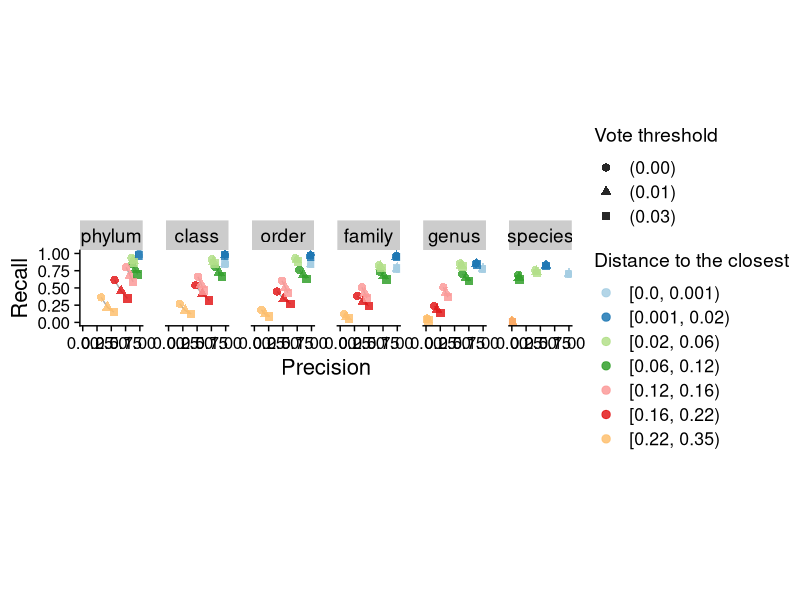

Recreate this plot in R. (Note: this script raises an error after producing the figure.)
require(ggplot2)
require(readr)
require(cowplot)
require(dplyr)

scores_cc <- read_csv("../results/summary_scores_c.csv")
scores_cc <- scores_cc %>%
  filter(Taxonomic_Rank != "superkingdom") %>%
  mutate(Distance_to_closest = factor(Distance_to_closest, levels = unique(Distance_to_closest)))

scores_cc$Taxonomic_Rank <- factor(
  scores_cc$Taxonomic_Rank,
  levels = c("phylum", "class", "order", "family", "genus", "species")
)

ggplot(scores_cc, aes(x = Precision, y = Recall, color = Distance_to_closest, shape = Method, group = Method)) +
  facet_wrap(vars(Taxonomic_Rank)) +
  facet_wrap(vars(Taxonomic_Rank), nrow = 1) +
  geom_path(aes(group = Distance_to_closest), color = "darkgray") +
  geom_point(aes(group = Method), size = 2.5, alpha = 0.85) +
  labs(shape = "Vote threshold", colour = "Distance to the closest", x = "Precision", y = "Recall") +
  scale_colour_brewer(palette = "Paired") +
  theme_cowplot(font_size = 16) +
  theme(legend.text = element_text(size = 12.75), legend.title = element_text(size = 14)) +
  theme(axis.text.y = element_text(size = 12.25), axis.text.x = element_text(size = 12.25)) +
  theme(aspect.ratio = 1.2, panel.spacing.x = unit(1.15, "lines"))
ggsave2("../figures/vote_threshold_comparison-2.pdf", , width = 15, height = 3.7)

ggplot(scores_cc, aes(x = Distance_to_closest, y = F1, shape = Method)) +
  facet_wrap(vars(Taxonomic_Rank), nrow = 1) +
  geom_line(aes(group = Method, linetype = Method, color = Method)) +
  geom_point(size = 1.75, alpha = 0.85, aes(shape = Method, color = Method)) +
  labs(color = "Vote threshold", shape = "Vote threshold", linetype = "Vote threshold", x = "Distance to the closest", y = "F1") +
  scale_colour_brewer(palette = "Set1") +
  scale_linetype_manual(values = c("22", "32", "42")) +
  theme_cowplot(font_size = 17) +
  theme(legend.text = element_text(size = 12.75), legend.title = element_text(size = 14)) +
  theme(axis.text.y = element_text(size = 12.25), axis.text.x = element_text(angle = 90, vjust = 0.5, hjust = 1, size = 12.25)) +
  theme(aspect.ratio = 1.2, panel.spacing.x = unit(1.15, "lines"))
ggsave2("../figures/vote_threshold_comparison-1.pdf", width = 12, height = 3.75)